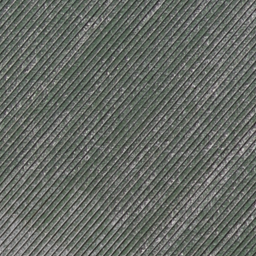
#> input picture data/UCMerced_LandUse/Images/agricultural/agricultural06.tif, 256 x 256 px
$ python color_correlogram.py ../data/UCMerced_LandUse/Images/agricultural/agricultural06.tif
#> lines starting #> are read from the running program, lines starting #| are printed output that depends on the picture; after the words box and inside, x2 and y2 are one past the last pixel; in counts of white or black regions, pixels touching at a corner belong together
"""
color_correlogram.py - Cai dat thuat toan Color Auto-Correlogram

Tham khao: Huang et al. (1997) "Image Indexing Using Color Correlograms"

Auto-correlogram do xac suat 2 pixel CUNG MAU o khoang cach d:
    alpha(c, d) = Pr[p2 thuoc I_c | p1 thuoc I_c, |p1 - p2| = d]

Trong do:
    - c: ma mau (sau luong tu hoa)
    - d: khoang cach giua 2 pixel
    - I_c: tap cac pixel co mau c trong anh
"""

from typing import List, Optional, Tuple
import numpy as np


def _validate_quantized_image(
    quantized_img: np.ndarray, param_name: str = "quantized_img"
) -> None:
    """Validate quantized image array."""
    if not isinstance(quantized_img, np.ndarray):
        raise TypeError(f"{param_name} must be numpy array, got {type(quantized_img)}")
    if quantized_img.ndim != 2:
        raise ValueError(
            f"{param_name} must be 2D array, got shape {quantized_img.shape}"
        )
    if quantized_img.dtype not in [np.int32, np.int64, np.int16, int]:
        raise TypeError(
            f"{param_name} must have integer dtype, got {quantized_img.dtype}"
        )


def _validate_n_colors(n_colors: int, param_name: str = "n_colors") -> None:
    """Validate n_colors parameter."""
    if not isinstance(n_colors, (int, np.integer)) or n_colors <= 0:
        raise ValueError(f"{param_name} must be positive integer, got {n_colors}")


def _validate_distances(
    distances: Optional[List[int]], param_name: str = "distances"
) -> None:
    """Validate distances parameter."""
    if distances is not None:
        if not isinstance(distances, (list, tuple)):
            raise TypeError(
                f"{param_name} must be list/tuple or None, got {type(distances)}"
            )
        if len(distances) == 0:
            raise ValueError(f"{param_name} must not be empty")
        for d in distances:
            if not isinstance(d, (int, np.integer)) or d <= 0:
                raise ValueError(
                    f"{param_name} values must be positive integers, got {distances}"
                )


def auto_correlogram(
    quantized_img: np.ndarray, n_colors: int, distances: Optional[List[int]] = None
) -> np.ndarray:
    """Tinh Auto-Correlogram cho 1 anh da luong tu hoa.

    Su dung numpy array shifting de toi uu toc do (vectorized).
    KHONG dung vong for duyet tung pixel.

    Args:
        quantized_img: Ma tran 2D (H x W), moi pixel la ma mau (0 -> n_colors-1)
        n_colors: Tong so mau sau luong tu hoa
        distances: List cac khoang cach d can tinh. Mac dinh [1, 3, 5, 7]

    Returns:
        feature: Vector dac trung 1 chieu, kich thuoc (n_colors * len(distances),)

    Raises:
        TypeError: If quantized_img is not a valid array
        ValueError: If n_colors or distances are invalid
    """
    _validate_quantized_image(quantized_img)
    _validate_n_colors(n_colors)
    _validate_distances(distances)

    if distances is None:
        distances = [1, 3, 5, 7]

    h, w = quantized_img.shape
    correlogram = np.zeros((n_colors, len(distances)), dtype=np.float64)

    # Dem so pixel cua moi mau
    color_count = np.zeros(n_colors, dtype=np.float64)
    for c in range(n_colors):
        color_count[c] = np.sum(quantized_img == c)

    for d_idx, d in enumerate(distances):
        # 8 huong lan can o khoang cach d
        # (dy, dx) tuong ung voi 8 huong xung quanh
        shifts = [(-d, -d), (-d, 0), (-d, d), (0, -d), (0, d), (d, -d), (d, 0), (d, d)]

        # Dem so lan match cho moi mau
        match_count = np.zeros(n_colors, dtype=np.float64)
        neighbor_count = np.zeros(n_colors, dtype=np.float64)

        for dy, dx in shifts:
            # Xac dinh vung giao nhau giua anh goc va anh dich chuyen
            # Anh goc: quantized_img[y1_src:y2_src, x1_src:x2_src]
            # Anh dich chuyen: quantized_img[y1_dst:y2_dst, x1_dst:x2_dst]

            y1_src = max(0, -dy)
            y2_src = min(h, h - dy)
            x1_src = max(0, -dx)
            x2_src = min(w, w - dx)

            y1_dst = y1_src + dy
            y2_dst = y2_src + dy
            x1_dst = x1_src + dx
            x2_dst = x2_src + dx

            if y2_src <= y1_src or x2_src <= x1_src:
                continue

            center = quantized_img[y1_src:y2_src, x1_src:x2_src]
            neighbor = quantized_img[y1_dst:y2_dst, x1_dst:x2_dst]

            # So sanh: pixel trung tam va pixel lan can co cung mau khong?
            match = center == neighbor

            # Dem cho tung mau
            for c in range(n_colors):
                mask = center == c
                count = np.sum(mask)
                if count > 0:
                    neighbor_count[c] += count
                    match_count[c] += np.sum(match[mask])

        # Tinh xac suat: alpha(c, d) = match / neighbor
        for c in range(n_colors):
            if neighbor_count[c] > 0:
                correlogram[c, d_idx] = match_count[c] / neighbor_count[c]

    # Ghep thanh vector 1 chieu
    feature = correlogram.flatten()

    return feature


def auto_correlogram_fast(
    quantized_img: np.ndarray, n_colors: int, distances: Optional[List[int]] = None
) -> np.ndarray:
    """Phien ban toi uu hon cua auto_correlogram.

    Thay vi lap qua tung mau, su dung one-hot encoding va phep nhan ma tran.
    Nhanh hon dang ke voi so luong mau lon.

    Args:
        quantized_img: Ma tran 2D (H x W)
        n_colors: Tong so mau
        distances: List khoang cach

    Returns:
        feature: Vector dac trung 1 chieu

    Raises:
        TypeError: If quantized_img is not a valid array
        ValueError: If n_colors or distances are invalid
    """
    _validate_quantized_image(quantized_img)
    _validate_n_colors(n_colors)
    _validate_distances(distances)

    if distances is None:
        distances = [1, 3, 5, 7]

    h, w = quantized_img.shape
    correlogram = np.zeros((n_colors, len(distances)), dtype=np.float64)

    for d_idx, d in enumerate(distances):
        shifts = [(-d, -d), (-d, 0), (-d, d), (0, -d), (0, d), (d, -d), (d, 0), (d, d)]

        total_match = np.zeros(n_colors, dtype=np.float64)
        total_count = np.zeros(n_colors, dtype=np.float64)

        for dy, dx in shifts:
            y1_src = max(0, -dy)
            y2_src = min(h, h - dy)
            x1_src = max(0, -dx)
            x2_src = min(w, w - dx)

            if y2_src <= y1_src or x2_src <= x1_src:
                continue

            center = quantized_img[y1_src:y2_src, x1_src:x2_src].ravel()
            neighbor = quantized_img[
                y1_src + dy : y2_src + dy, x1_src + dx : x2_src + dx
            ].ravel()

            match = center == neighbor

            # Dem nhanh bang bincount
            total_count += np.bincount(center, minlength=n_colors).astype(np.float64)
            total_match += np.bincount(center[match], minlength=n_colors).astype(
                np.float64
            )

        # Tinh xac suat
        valid = total_count > 0
        correlogram[valid, d_idx] = total_match[valid] / total_count[valid]

    return correlogram.flatten()


# [54 lines left out: function spatial_correlogram, not called in this run]


def _quantize_image_for_correlogram(
    img_bgr: np.ndarray,
    color_space: str = "hsv",
    h_bins: int = 8,
    s_bins: int = 3,
    v_bins: int = 3,
    rgb_bins: int = 4,
) -> Tuple[np.ndarray, int]:
    """Luong tu hoa anh ve ma mau de tinh correlogram."""
    import cv2

    if color_space == "hsv":
        img_hsv = cv2.cvtColor(img_bgr, cv2.COLOR_BGR2HSV)
        n_colors = h_bins * s_bins * v_bins

        h = img_hsv[:, :, 0].astype(np.int32)
        s = img_hsv[:, :, 1].astype(np.int32)
        v = img_hsv[:, :, 2].astype(np.int32)
        h_q = np.clip(h * h_bins // 180, 0, h_bins - 1).astype(np.int32)
        s_q = np.clip(s * s_bins // 256, 0, s_bins - 1).astype(np.int32)
        v_q = np.clip(v * v_bins // 256, 0, v_bins - 1).astype(np.int32)
        quantized = h_q * (s_bins * v_bins) + s_q * v_bins + v_q
        return quantized, n_colors

    if color_space == "rgb":
        img_rgb = cv2.cvtColor(img_bgr, cv2.COLOR_BGR2RGB)
        n_colors = rgb_bins**3

        r = np.clip(
            img_rgb[:, :, 0].astype(np.int32) * rgb_bins // 256, 0, rgb_bins - 1
        ).astype(np.int32)
        g = np.clip(
            img_rgb[:, :, 1].astype(np.int32) * rgb_bins // 256, 0, rgb_bins - 1
        ).astype(np.int32)
        b = np.clip(
            img_rgb[:, :, 2].astype(np.int32) * rgb_bins // 256, 0, rgb_bins - 1
        ).astype(np.int32)
        quantized = r * (rgb_bins * rgb_bins) + g * rgb_bins + b
        return quantized, n_colors

    raise ValueError(
        f"color_space phai la 'hsv' hoac 'rgb', khong phai '{color_space}'"
    )


def extract_correlogram_feature(
    img_bgr: np.ndarray,
    color_space: str = "hsv",
    h_bins: int = 8,
    s_bins: int = 3,
    v_bins: int = 3,
    rgb_bins: int = 4,
    distances: Optional[List[int]] = None,
    spatial_grid: Optional[int] = None,
    include_global: bool = True,
) -> np.ndarray:
    """Ham tien ich: tu anh BGR goc -> vector dac trung correlogram.

    Args:
        img_bgr: Anh BGR (numpy array)
        color_space: 'hsv' hoac 'rgb'
        h_bins, s_bins, v_bins: So bin cho HSV
        rgb_bins: So bin cho RGB
        distances: List khoang cach
        spatial_grid: Neu khac None, noi them correlogram cua luoi spatial_grid x spatial_grid
        include_global: Co giu correlogram toan anh o dau vector hay khong

    Returns:
        feature: Vector dac trung 1 chieu

    Raises:
        ValueError: If color_space is invalid
    """
    quantized, n_colors = _quantize_image_for_correlogram(
        img_bgr,
        color_space=color_space,
        h_bins=h_bins,
        s_bins=s_bins,
        v_bins=v_bins,
        rgb_bins=rgb_bins,
    )

    if spatial_grid is not None:
        return spatial_correlogram(
            quantized,
            n_colors,
            distances=distances,
            grid_size=spatial_grid,
            include_global=include_global,
        )

    return auto_correlogram_fast(quantized, n_colors, distances)


if __name__ == "__main__":
    # Test nhanh voi 1 anh
    import cv2
    import sys
    import time

    if len(sys.argv) > 1:
        img_path = sys.argv[1]
    else:
        print("Su dung: python color_correlogram.py <duong_dan_anh>")
        print("Dang tao anh test ngau nhien...")
        # Tao anh test
        img = np.random.randint(0, 256, (128, 128, 3), dtype=np.uint8)
        img_path = None

    if img_path:
        img = cv2.imread(img_path)
#> img is the input picture: shape (256, 256, 3); mean B, G, R 100.5, 106.3, 102.1
        img = cv2.resize(img, (128, 128))
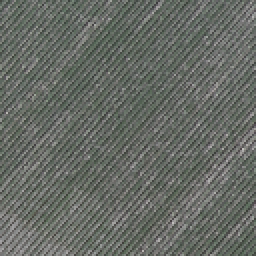
#> img: shape (128, 128, 3) (shown 2 times larger); mean B, G, R 100.7, 106.4, 102.2

    print(f"Kich thuoc anh: {img.shape}")
#| Kich thuoc anh: (128, 128, 3)

    # Test phien ban thuong
    start = time.time()
    img_hsv = cv2.cvtColor(img, cv2.COLOR_BGR2HSV)
#> img_hsv: shape (128, 128, 3); mean H, S, V 51.9, 15.6, 106.7
    h = img_hsv[:, :, 0].astype(np.int32)
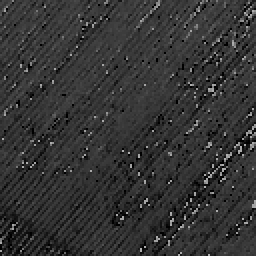
#> h: shape (128, 128) int32 (shown 2 times larger); min 0, max 176, mean 51.9
    s = img_hsv[:, :, 1].astype(np.int32)
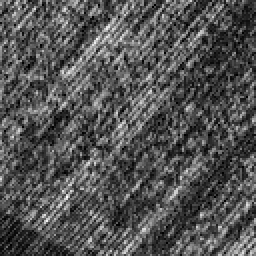
#> s: shape (128, 128) int32 (shown 2 times larger); min 0, max 48, mean 15.6; drawn with min black and max white
    v = img_hsv[:, :, 2].astype(np.int32)
    h_q = np.clip(h * 8 // 180, 0, 7).astype(np.int32)
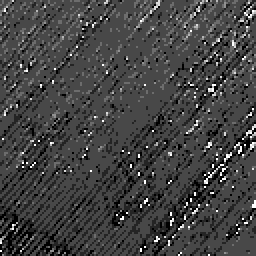
#> h_q: shape (128, 128) int32 (shown 2 times larger); min 0, max 7, mean 1.85; drawn with min black and max white
    s_q = np.clip(s * 3 // 256, 0, 2).astype(np.int32)
#> s_q: shape (128, 128) int32; every value is 0
    v_q = np.clip(v * 3 // 256, 0, 2).astype(np.int32)
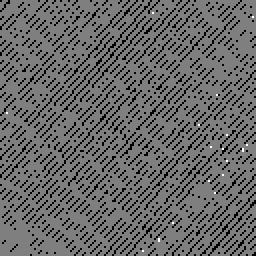
#> v_q: shape (128, 128) int32 (shown 2 times larger); min 0, max 2, mean 0.814; drawn with min black and max white
    quantized = h_q * 9 + s_q * 3 + v_q

    feat1 = auto_correlogram(quantized, 72)
#> after the loop in auto_correlogram, `for c in range(n_colors):`: color_count = 72 values, max 8016 at index 19, min 0 at index 3, mean 227.6
#> after the loop in auto_correlogram, `for d_idx, d in enumerate(distances):`: correlogram = 72 rows, first 6: [0.0524, 0.0168, 0.00909, 0.0128], [0.213, 0.139, 0.11, 0.098], [0.0278, 0, 0, 0], [0, 0, 0, 0], [0, 0, 0, 0], [0, 0, 0, 0]
#> in auto_correlogram, `feature = correlogram.flatten()`: feature = 288 values, max 0.555 at index 76, min 0 at index 9, mean 0.0177
#> feat1 has the same summary as feature in auto_correlogram
    t1 = time.time() - start
    print(f"auto_correlogram:      {t1:.3f}s, vector size: {feat1.shape}")
#| auto_correlogram:      0.050s, vector size: (288,)

    # Test phien ban nhanh
    start = time.time()
    feat2 = auto_correlogram_fast(quantized, 72)
#> feat2 has the same summary as feature in auto_correlogram
    t2 = time.time() - start
    print(f"auto_correlogram_fast: {t2:.3f}s, vector size: {feat2.shape}")
#| auto_correlogram_fast: 0.005s, vector size: (288,)

    # Test ham tien ich
    start = time.time()
    feat3 = extract_correlogram_feature(img, color_space="hsv")
#> in extract_correlogram_feature, `quantized, n_colors = _quantize_image_for_correlogram( img_bgr, color_..`: n_colors = 72
#> feat3 has the same summary as feature in auto_correlogram
    t3 = time.time() - start
    print(f"extract_feature (HSV): {t3:.3f}s, vector size: {feat3.shape}")
#| extract_feature (HSV): 0.005s, vector size: (288,)

    feat4 = extract_correlogram_feature(img, color_space="rgb")
#> call 2 of _quantize_image_for_correlogram, with color_space = 'rgb', h_bins = 8, s_bins = 3, v_bins = 3, rgb_bins = 4
#> in _quantize_image_for_correlogram (call 2), `b = np.clip( img_rgb[:, :, 2].astype(np.int32) * rgb_bins // 256, 0, r..`:
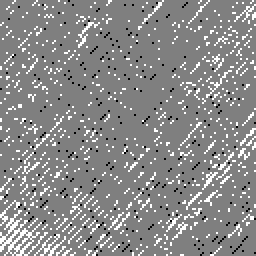
#> b: shape (128, 128) int32 (shown 2 times larger); min 0, max 2, mean 1.09; drawn with min black and max white
#> in _quantize_image_for_correlogram (call 2), `quantized = r * (rgb_bins * rgb_bins) + g * rgb_bins + b`:
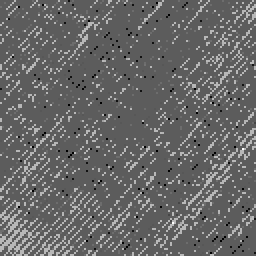
#> quantized: shape (128, 128) int32 (shown 2 times larger); min 0, max 58, mean 23.6; drawn with min black and max white
#> after the loop in auto_correlogram_fast (call 3), `for d_idx, d in enumerate(distances):`: correlogram = 64 rows, first 6: [0.0302, 0, 0, 0], [0, 0, 0, 0], [0, 0, 0, 0], [0, 0, 0, 0], [0.0247, 0.00585, 0.00198, 0.00205], [0, 0.069, 0, 0]
#> feat4 = 256 values, max 0.833 at index 84, min 0 at index 1, mean 0.017
    print(f"extract_feature (RGB): vector size: {feat4.shape}")
#| extract_feature (RGB): vector size: (256,)

    print(f"\nToc do cai thien: {t1/t2:.1f}x")
    print(
        f"Vector HSV: min={feat3.min():.4f}, max={feat3.max():.4f}, mean={feat3.mean():.4f}"
    )
#| Vector HSV: min=0.0000, max=0.5552, mean=0.0177

$ run again, on data/UCMerced_LandUse/Images/agricultural/agricultural37.tif
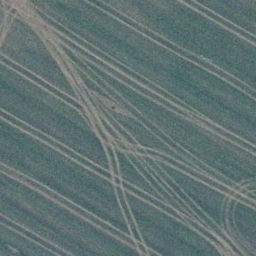
#> input picture data/UCMerced_LandUse/Images/agricultural/agricultural37.tif, 256 x 256 px
#> img is the input picture: shape (256, 256, 3); mean B, G, R 114, 114.7, 97.5
#> img: shape (128, 128, 3)
#| Kich thuoc anh: (128, 128, 3)
#> img_hsv: shape (128, 128, 3); mean H, S, V 86.8, 41, 115.7
#> s_q: shape (128, 128) int32; every value is 0
#> v_q: shape (128, 128) int32; every value is 1
#> after the loop in auto_correlogram, `for c in range(n_colors):`: color_count = 72 values, max 8137 at index 28, min 0 at index 0, mean 227.6
#> after the loop in auto_correlogram, `for d_idx, d in enumerate(distances):`: correlogram = 72 rows, first 6: [0, 0, 0, 0], [0.544, 0.212, 0.0923, 0.0449], [0, 0, 0, 0], [0, 0, 0, 0], [0, 0, 0, 0], [0, 0, 0, 0]
#> feature = 288 values, max 0.76 at index 112, min 0 at index 0, mean 0.0275
#> feat1 has the same summary as feature in auto_correlogram
#| auto_correlogram:      0.043s, vector size: (288,)
#> feat2 has the same summary as feature in auto_correlogram
#| auto_correlogram_fast: 0.005s, vector size: (288,)
#> n_colors = 72
#> feat3 has the same summary as feature in auto_correlogram
#| extract_feature (HSV): 0.006s, vector size: (288,)
#> in _quantize_image_for_correlogram (call 2), `r = np.clip( img_rgb[:, :, 0].astype(np.int32) * rgb_bins // 256, 0, r..`:
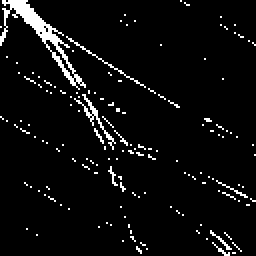
#> r: shape (128, 128) int32 (shown 2 times larger); values 1 (black) and 2 (white), 5.1% white in thin lines or dots
#> g: shape (128, 128) int32; values 1 (black) and 2 (white), 14.7% white in thin lines or dots
#> b: shape (128, 128) int32; values 1 (black) and 2 (white), 11.9% white in thin lines or dots
#> in _quantize_image_for_correlogram (call 2), `quantized = r * (rgb_bins * rgb_bins) + g * rgb_bins + b`:
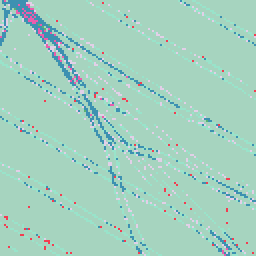
#> quantized: shape (128, 128) int32 (shown 2 times larger); 7 distinct labels, from 21 to 42; one colour per label, 0 black
#> feat4 = 256 values, max 0.9 at index 84, min 0 at index 0, mean 0.0219
#| extract_feature (RGB): vector size: (256,)
#| Vector HSV: min=0.0000, max=0.7604, mean=0.0275

$ run again, on data/UCMerced_LandUse/Images/agricultural/agricultural45.tif
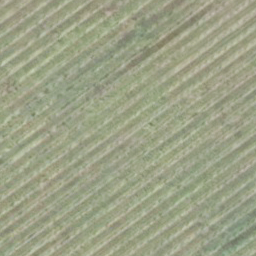
#> input picture data/UCMerced_LandUse/Images/agricultural/agricultural45.tif, 256 x 256 px
#> img is the input picture: shape (256, 256, 3); mean B, G, R 134.5, 161.3, 156.7
#> img: shape (128, 128, 3)
#| Kich thuoc anh: (128, 128, 3)
#> img_hsv: shape (128, 128, 3); mean H, S, V 35, 42.8, 161.7
#> h_q: shape (128, 128) int32; 3 distinct labels, from 0 to 2
#> s_q: shape (128, 128) int32; every value is 0
#> v_q: shape (128, 128) int32; values 1 (black) and 2 (white), 19.5% white in thin lines or dots
#> `quantized = h_q * 9 + s_q * 3 + v_q`:
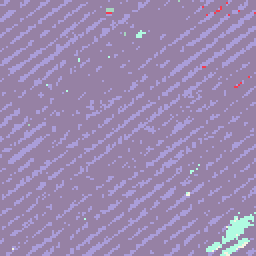
#> quantized: shape (128, 128) int32 (shown 2 times larger); 6 distinct labels, from 1 to 20; one colour per label, 0 black
#> after the loop in auto_correlogram, `for c in range(n_colors):`: color_count = 72 values, max 12979 at index 10, min 0 at index 0, mean 227.6
#> after the loop in auto_correlogram, `for d_idx, d in enumerate(distances):`: correlogram = 72 rows, first 6: [0, 0, 0, 0], [0.366, 0.043, 0, 0], [0.121, 0.0247, 0, 0], [0, 0, 0, 0], [0, 0, 0, 0], [0, 0, 0, 0]
#> feature = 288 values, max 0.867 at index 40, min 0 at index 0, mean 0.0234
#> feat1 has the same summary as feature in auto_correlogram
#| auto_correlogram:      0.043s, vector size: (288,)
#> feat2 has the same summary as feature in auto_correlogram
#| auto_correlogram_fast: 0.005s, vector size: (288,)
#> n_colors = 72
#> feat3 has the same summary as feature in auto_correlogram
#| extract_feature (HSV): 0.006s, vector size: (288,)
#> r: shape (128, 128) int32; 3 distinct labels, from 1 to 3
#> g: shape (128, 128) int32; 3 distinct labels, from 1 to 3
#> b: shape (128, 128) int32; values 1 (black) and 2 (white), 71.2% white; black in thin lines or dots
#> in _quantize_image_for_correlogram (call 2), `quantized = r * (rgb_bins * rgb_bins) + g * rgb_bins + b`:
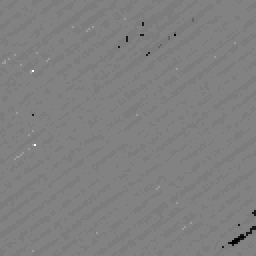
#> quantized: shape (128, 128) int32 (shown 2 times larger); min 21, max 62, mean 41.7; drawn with min black and max white
#> feat4 = 256 values, max 0.811 at index 168, min 0 at index 0, mean 0.021
#| extract_feature (RGB): vector size: (256,)
#| Vector HSV: min=0.0000, max=0.8666, mean=0.0234

$ run again, on data/UCMerced_LandUse/Images/agricultural/agricultural47.tif
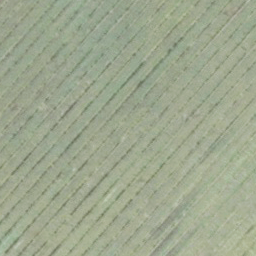
#> input picture data/UCMerced_LandUse/Images/agricultural/agricultural47.tif, 256 x 256 px
#> img is the input picture: shape (256, 256, 3); mean B, G, R 142.9, 167.2, 158.3
#> img: shape (128, 128, 3)
#| Kich thuoc anh: (128, 128, 3)
#> img_hsv: shape (128, 128, 3); mean H, S, V 41.2, 37.1, 167.3
#> h_q: shape (128, 128) int32; values 1 (black) and 2 (white), 17.2% white; 101 white regions (84 under 20 px), largest, box (x1, y1, x2, y2) and area: (17, 0, 95, 59) 1829, (3, 19, 16, 41) 90, (21, 70, 37, 78) 79
#> s_q: shape (128, 128) int32; every value is 0
#> v_q: shape (128, 128) int32; values 1 (black) and 2 (white), 36.2% white; 306 white regions (285 under 20 px), largest, box (x1, y1, x2, y2) and area: (43, 34, 128, 128) 3041, (20, 56, 101, 128) 1032, (0, 89, 35, 128) 185
#> after the loop in auto_correlogram, `for c in range(n_colors):`: color_count = 72 values, max 8126 at index 10, min 0 at index 0, mean 227.6
#> after the loop in auto_correlogram, `for d_idx, d in enumerate(distances):`: correlogram = 72 rows, first 6: [0, 0, 0, 0], [0, 0, 0, 0], [0, 0, 0, 0], [0, 0, 0, 0], [0, 0, 0, 0], [0, 0, 0, 0]
#> feature = 288 values, max 0.758 at index 40, min 0 at index 0, mean 0.0266
#> feat1 has the same summary as feature in auto_correlogram
#| auto_correlogram:      0.071s, vector size: (288,)
#> feat2 has the same summary as feature in auto_correlogram
#| auto_correlogram_fast: 0.007s, vector size: (288,)
#> n_colors = 72
#> feat3 has the same summary as feature in auto_correlogram
#| extract_feature (HSV): 0.008s, vector size: (288,)
#> r: shape (128, 128) int32; values 1 (black) and 2 (white), 99.5% white; black in thin lines or dots, all inside (x1, y1, x2, y2) = (3, 4, 91, 126)
#> g: shape (128, 128) int32; 3 distinct labels, from 1 to 3
#> b: shape (128, 128) int32; values 1 (black) and 2 (white), 94.8% white; black in thin lines or dots
#> in _quantize_image_for_correlogram (call 2), `quantized = r * (rgb_bins * rgb_bins) + g * rgb_bins + b`:
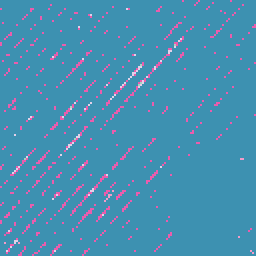
#> quantized: shape (128, 128) int32 (shown 2 times larger); 5 distinct labels, from 21 to 46; one colour per label, 0 black
#> feat4 = 256 values, max 0.958 at index 168, min 0 at index 0, mean 0.0184
#| extract_feature (RGB): vector size: (256,)
#| Vector HSV: min=0.0000, max=0.7584, mean=0.0266
